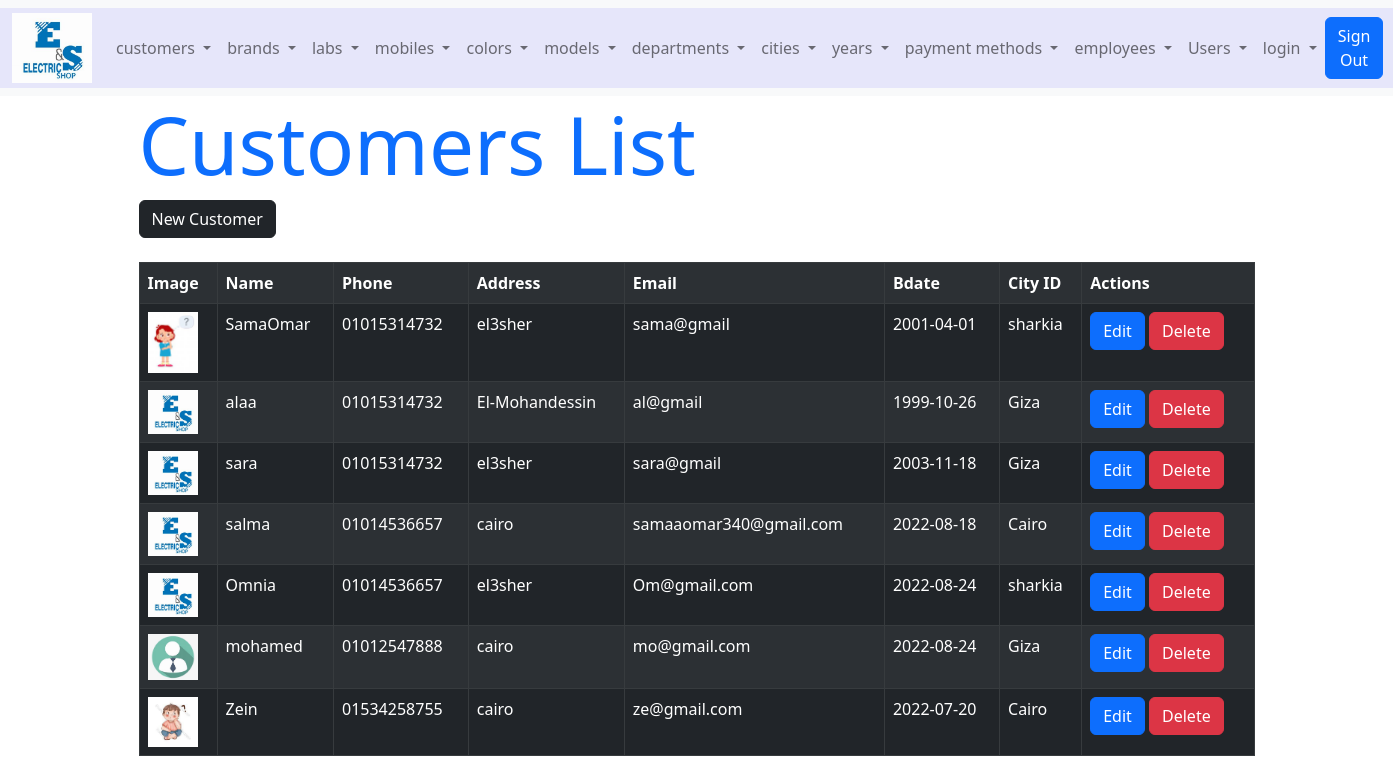
The app's page /customers_list.php (signed in) with its own data.
### tables this page shows
CREATE TABLE IF NOT EXISTS `customers` (
  `id` int(11) NOT NULL AUTO_INCREMENT,
  `image` varchar(255) NOT NULL DEFAULT 'default.png',
  `name` varchar(150) NOT NULL,
  `phone` char(15) NOT NULL,
  `address` varchar(255) NOT NULL,
  `email` varchar(100) DEFAULT NULL,
  `bdate` date NOT NULL,
  `city_id` int(11) NOT NULL,
  `active` tinyint(4) NOT NULL DEFAULT '1',
  PRIMARY KEY (`id`),
  KEY `city_id` (`city_id`)
);

CREATE TABLE IF NOT EXISTS `cities` (
  `id` int(11) NOT NULL AUTO_INCREMENT,
  `image` varchar(255) NOT NULL DEFAULT 'default.png',
  `name` varchar(20) NOT NULL,
  `shippindelivery` int(11) NOT NULL,
  `active` tinyint(4) NOT NULL DEFAULT '1',
  PRIMARY KEY (`id`)
);

### functions/customers_functions.php (called while the page is built, shortened)
<?php
 function customers_list($status="active"){
  global $conn;
  if($status=="active"){
    $sql = "SELECT customers.*,cities.name As cityname FROM customers ,cities
    where cities.id = customers.city_id and customers.active =1";
  }
  elseif ($status=="deleted") {
    $sql = "SELECT customers.*,cities.name As cityname FROM customers ,cities
    where cities.id = customers.city_id and customers.active =0";
  }
    $data = mysqli_query($conn,$sql);
    return $data;
  }
  ?>

### customers_list.php (the view, shortened to what this page needs)
<?php
$data=customers_list();
 ?>
<!DOCTYPE html>
<html lang="en" dir="ltr">
  <head>
    <?php include 'style.php'; ?>
  </head>
  <body>
    <?php include 'navbar.php';?>
    <div class="container">
  <h1 class="display-1 text-primary">Customers List</h1>
  <a class="btn btn-dark mb-4 " href="customers_new.php">New Customer</a>
    <table class="table table-dark table-bordered table-striped ">
      <tr>
      <td><b>Image</b></td>
      <td><b>Name</b></td>
      <td><b>Phone</b></td>
      <td><b>Address</b></td>
      <td><b>Email</b></td>
      <td><b>Bdate</b></td>
      <td><b>City ID</b></td>
      <td><b>Actions</b></td>
      </tr>
      <?php while ($customer= mysqli_fetch_assoc($data)) {?>
      <tr>
        <td> <img class="customer-logo" src="img/customers/<?php echo $customer["image"]; ?>" > </td>
        <td><?php echo $customer["name"]; ?></td>
        <td><?php echo $customer["phone"]; ?></td>
        <td><?php echo $customer["address"]; ?></td>
        <td><?php echo $customer["email"]; ?></td>
        <td><?php echo $customer["bdate"]; ?></td>
        <td><?php echo $customer["cityname"]; ?></td>
        <td>
          <a class="btn btn-primary" href="customers_edit.php?id=<?php echo $customer["id"];?>">Edit</a>
          <a class="btn btn-danger" href="customers_list.php?id=<?php echo $customer["id"];?>">Delete</a>
        </td>
      </tr>
    <?php } ?>
    </table>
  </body>
</html>

### css/styles.css (style rules this page uses)
.customer-logo { width: 50px; }

### records on screen
customers: image (picture), name "SamaOmar", phone "01015314732", address "el3sher", email "sama@gmail", bdate "2001-04-01", city.name "sharkia"
customers: image (picture), name "alaa", phone "01015314732", address "El-Mohandessin", email "al@gmail", bdate "1999-10-26", city.name "Giza"
customers: image (placeholder picture), name "sara", phone "01015314732", address "el3sher", email "sara@gmail", bdate "2003-11-18", city.name "Giza"
customers: image (placeholder picture), name "salma", phone "01014536657", address "cairo", email "samaaomar340@gmail.com", bdate "2022-08-18", city.name "Cairo"
customers: image (placeholder picture), name "Omnia", phone "01014536657", address "el3sher", email "Om@gmail.com", bdate "2022-08-24", city.name "sharkia"
customers: image (picture), name "mohamed", phone "01012547888", address "cairo", email "mo@gmail.com", bdate "2022-08-24", city.name "Giza"
customers: image (picture), name "Zein", phone "01534258755", address "cairo", email "ze@gmail.com", bdate "2022-07-20", city.name "Cairo"
